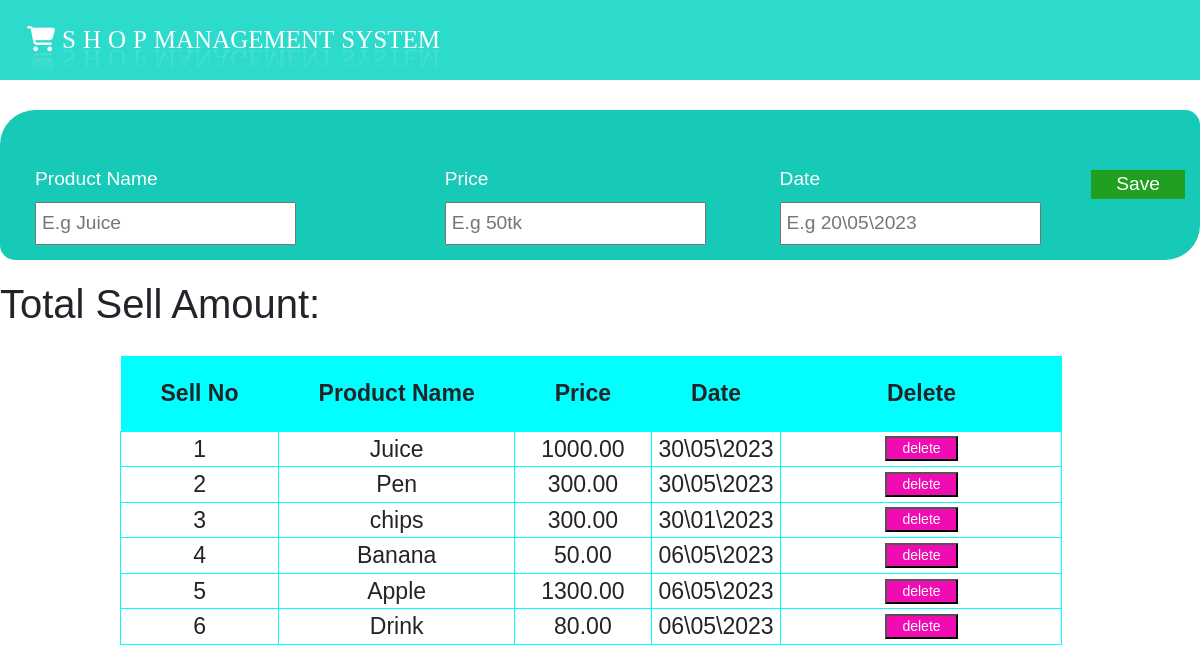
/sellitem/, run on the app's committed database.
### users/models.py (models this page shows)
class Sell(models.Model):
    pname=models.CharField(max_length=30,default='Juice')
    pprice=models.DecimalField(max_digits=8,decimal_places=2)
    date=models.CharField(max_length=30,default='1/2/3')

### users/views.py (the view)
# urls.py: path('sellitem/',sellitem,name='users-sellitem'),
def sellitem(request):
    if request.method=="POST":
        pname=request.POST['pname']
        pprice=request.POST['pprice']
        date=request.POST['date']
        sell=Sell(pname=pname,pprice=pprice,date=date)
        sell.save()
        messages.info(request,"Sell Record Saved SuccessFully")
    else:
        pass
    sell=sell_list=Sell.objects.all()
    context2={
        'sell_list':sell_list,
    }
    return render(request,'users/sellproduct.html',context2)

### users/templates/users/sellproduct.html (shortened to what this page needs)
{% extends "users/base.html" %}
{% block content %}
<div class="table-details2">
    <div>
        <form class="form2" action="{% url 'users-sellitem' %}" method="POST">
            <div class="input2">
                <label for="">Product Name</label>
                <input type="text" placeholder="E.g Juice" name="pname">
            </div>
            <div class="input2">
                <label for="">Price</label>
                <input type="text" placeholder="E.g 50tk" name="pprice">
            </div>
            <div class="input2">
                <label for="">Date</label>
                <input type="text" placeholder="E.g 20\05\2023" name="date">
            </div>
            <div>
                <button type="submit">Save</button>
            </div>
        </form>
    </div>
    <div>
        <h1 class="tk">Total Sell Amount: {{total}}</h1>
    </div>
    <div class="table2">
        <table class="tab2">
            <thead>
                <tr>
                    <th>Sell No</th>
                    <th>Product Name</th>
                    <th>Price</th>
                    <th>Date</th>
                    <th>Delete</th>
                </tr>
            </thead>
            <tbody>
                {% for j in sell_list %}
                <tr>
                    <td>{{forloop.counter}}</td>
                    <td>{{j.pname}}</td>
                    <td>{{j.pprice}}</td>
                    <td>{{j.date}}</td>
                    <td>
                        <a href="{% url 'delete_sell' j.id %}"><button>delete</button></a>
                    </td>
                </tr>
                {% endfor %}
            </tbody>
        </table>
    </div>
</div>
{% endblock content %}

### static/css/home.css (style rules this page uses)
* { margin: 0; padding: 0; font-family:Arial, Helvetica, sans-serif; }
a { position: relative; color: black; font-size: 14px; display: table; width: 280px; padding: 10px; transition-duration: 0.4s; }
.table-details2 { margin-top: 30px; font-size: larger; display: grid; justify-content: center; }
.table-details2 .form2 { color: white; display: flex; height: 150px; width: 100%; background-color:rgb(23, 201, 183); border-radius: 35px 15px 35px 15px; padding: 15px; }
.table-details2 .form2 .input2 { margin-top: 20px; padding: 20px; }
.table-details2 .form2 .input2 input { padding: 5px; }
.table-details2 .form2 button { margin-top: 45px; color:white; padding: 0px 25px 0px 25px; background-color: rgb(32, 159, 32); border: none; }
.table-details2 .table2 { font-size: larger; margin-left: 120px; }
.table-details2 .table2 .tab2 tr th { text-align: center; padding: 20px 40px 20px 40px; border: 1px none; background-color: aqua; }
.table-details2 .table2 .tab2 tr td { text-align: center; border: 1px solid aqua; }
.table-details2 .table2 .tab2 tr button { color: white; padding: 0px 15px 0px 15px; background-color:rgb(240, 11, 179); }
.tk { padding: 20px 0px 20px 0px; }

### data on the page
Sell: pname "Juice", pprice "1000.00", date "30\\05\\2023"
Sell: pname "Pen", pprice "300.00", date "30\\05\\2023"
Sell: pname "chips", pprice "300.00", date "30\\01\\2023"
Sell: pname "Banana", pprice "50.00", date "06\\05\\2023"
Sell: pname "Apple", pprice "1300.00", date "06\\05\\2023"
Sell: pname "Drink", pprice "80.00", date "06\\05\\2023"
